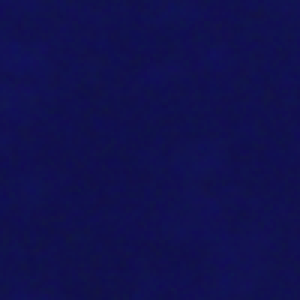
#> input picture bin/tfss-e9292845-414d-4d86-9058-64063ea5c502-patch.png, 100 x 100 px (shown 3 times larger); the run also reads 1 picture not shown here
$ python testDiff.py   (Python 2 division)   (older library calls are emulated)
#> lines starting #> are read from the running program, lines starting #| are printed output that depends on the picture
# http://scipy-lectures.github.io/advanced/image_processing/

from scipy import misc
import numpy as np
from multiprocessing import Pool
import json, httplib
import os

## parse the image from file
img = misc.imread("tfss-e9292845-414d-4d86-9058-64063ea5c502-patch.png")
#> img is the input picture: shape (100, 100, 3); mean R, G, B 16.5, 16.8, 78.1

print np.max(img)
#| 90
print np.min(img)
#| 11
print np.max(img) - np.min(img)
#| 79


## parse the image from file
img = misc.imread("tfss-6d9d8987-5783-4ee5-a97a-3a4246c71811-patch.png")
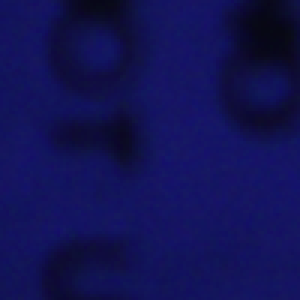
#> input picture bin/tfss-6d9d8987-5783-4ee5-a97a-3a4246c71811-patch.png, 100 x 100 px (shown 3 times larger)
#> img is the input picture: shape (100, 100, 3); mean R, G, B 17.8, 17.9, 83.8

print np.max(img)
#| 109
print np.min(img)
#| 5
print np.max(img) - np.min(img)
#| 104

## parse the image from file
img = misc.imread("tfss-c598e113-25f3-4aff-a419-520727365399-patch.png")
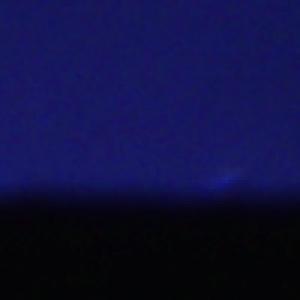
#> input picture bin/tfss-c598e113-25f3-4aff-a419-520727365399-patch.png, 100 x 100 px (shown 3 times larger)
#> img is the input picture: shape (100, 100, 3); mean R, G, B 15.9, 15.9, 64.2

print np.max(img)
#| 132
print np.min(img)
#| 1
print np.max(img) - np.min(img)
#| 131

## parse the image from file
img = misc.imread("tfss-c6ec8949-bbc7-433a-ab08-b838f583a1a4-patch.png")

print np.max(img)
#| 106
print np.min(img)
#| 11
print np.max(img) - np.min(img)
#| 95
